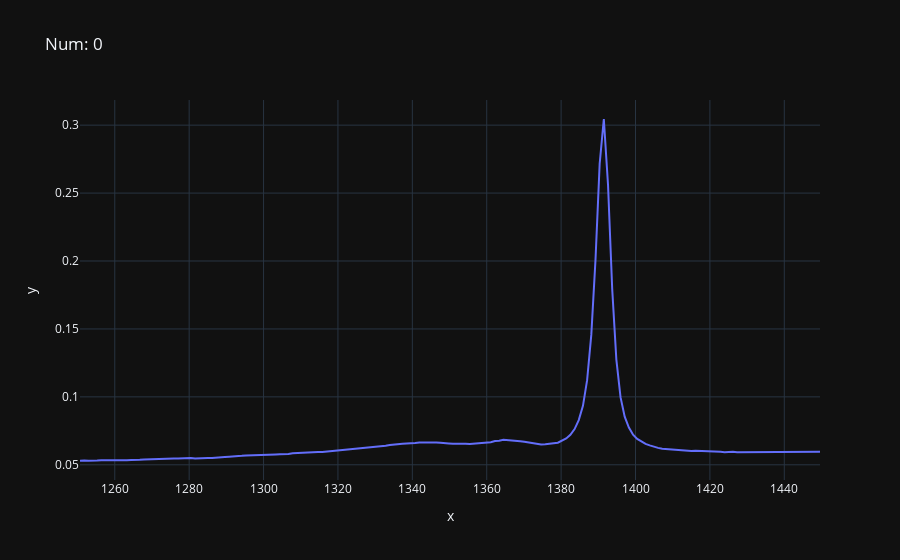
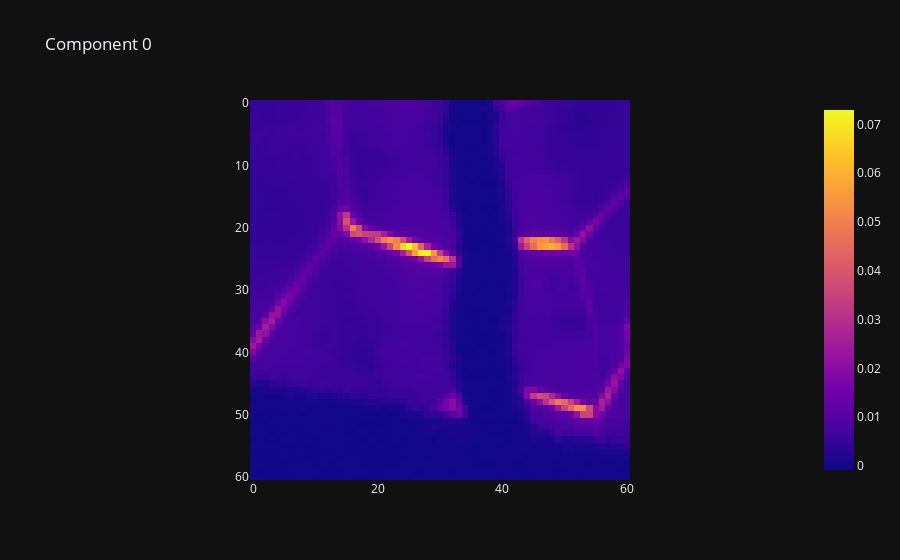
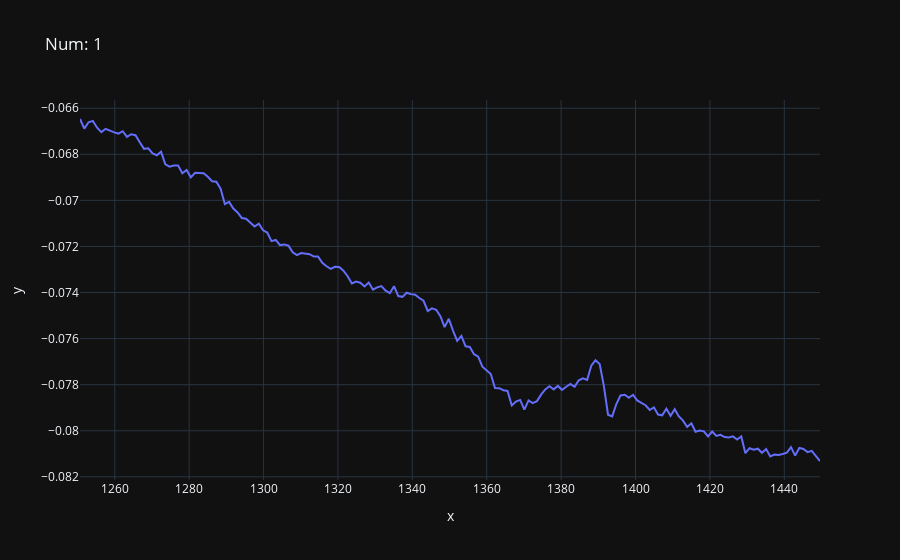
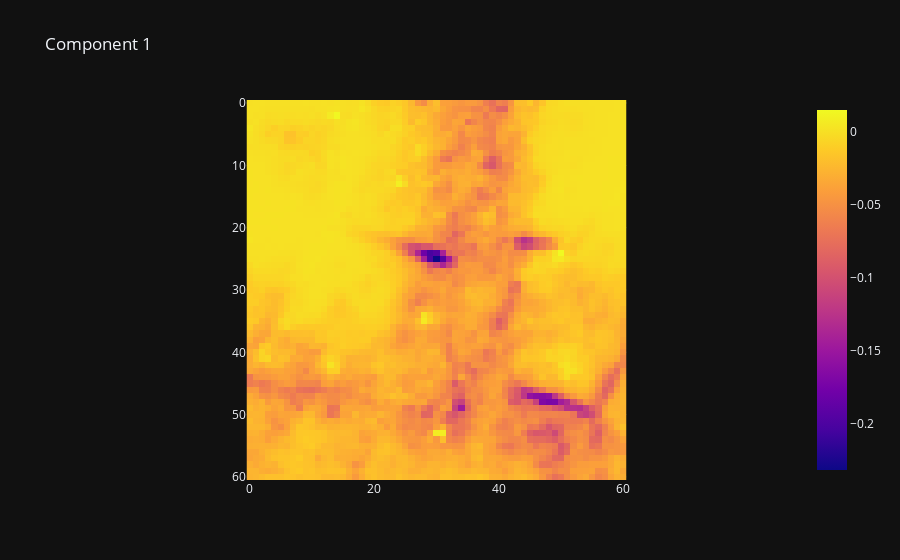

The notebook cell saved with these charts, in order:
### Code cell
map.refit_vectors = 4

map.refit_matrices = []
map.addRefitMatrix(np.array([
    [1, 1, 0, 0],
    [0, 1, 0, 0],
    [0, 0, 1, 0],
    [0, 0, 0, 1],
]), True)

map.addRefitMatrix(np.array([
    [1, 0, 0, 0],
    [-0.17, 1, 0, 0],
    [0, 0, 1, 0],
    [0, 0, 0, 1],
]), True)

map.addRefitMatrix(np.array([
    [1, 0, 0, 0],
    [0, 1, 0, 0],
    [0.4, 0, 1, -7],
    [0, 0, 0, 1],
]), True)

map.addRefitMatrix(np.array([
    [1, 0, 0, 0],
    [0, 1, 0, 0],
    [0, 0, 1, 0],
    [0, 0, 0, 1],
]), True)

map.plotBaseVector(0, True, True).show()
map.plotComponent(0, True).show()
map.plotBaseVector(1, True, True).show()
map.plotComponent(1, True).show()
map.plotBaseVector(2, True, True).show()
map.plotComponent(2, True).show()
map.plotBaseVector(3, True, True).show()
map.plotComponent(3, True).show()

# map.plotComponent(0, True).show()

### Figure 1 — Plotly figure (JSON) as saved in the notebook; plotly's stock layout.template omitted (floating-point values rounded to 4 significant figures; data arrays with more than 128 entries replaced by an {"elided": "..."} marker saying what was removed)
{"data": [{"hovertemplate": "x=%{x}<br>y=%{y}<extra></extra>", "legendgroup": "", "line": {"color": "#636efa", "dash": "solid"}, "marker": {"symbol": "circle"}, "mode": "lines", "name": "", "orientation": "v", "showlegend": false, "x": {"elided": "177 float values"}, "xaxis": "x", "y": {"elided": "177 float values"}, "yaxis": "y", "type": "scatter"}], "layout": {"xaxis": {"anchor": "y", "domain": [0.0, 1.0], "title": {"text": "x"}}, "yaxis": {"anchor": "x", "domain": [0.0, 1.0], "title": {"text": "y"}}, "legend": {"tracegroupgap": 0}, "title": {"text": "Num: 0"}}}

### Figure 2 — Plotly figure (JSON) as saved in the notebook; plotly's stock layout.template omitted (floating-point values rounded to 4 significant figures; data arrays with more than 128 entries replaced by an {"elided": "..."} marker saying what was removed)
{"data": [{"coloraxis": "coloraxis", "name": "0", "z": {"elided": "61x61 float values"}, "type": "heatmap", "xaxis": "x", "yaxis": "y", "hovertemplate": "x: %{x}<br>y: %{y}<br>color: %{z}<extra></extra>"}], "layout": {"xaxis": {"anchor": "y", "domain": [0.0, 1.0], "scaleanchor": "y", "constrain": "domain"}, "yaxis": {"anchor": "x", "domain": [0.0, 1.0], "autorange": "reversed", "constrain": "domain"}, "coloraxis": {"colorscale": [[0.0, "#0d0887"], [0.1111, "#46039f"], [0.2222, "#7201a8"], [0.3333, "#9c179e"], [0.4444, "#bd3786"], [0.5556, "#d8576b"], [0.6667, "#ed7953"], [0.7778, "#fb9f3a"], [0.8889, "#fdca26"], [1.0, "#f0f921"]]}, "title": {"text": "Component 0"}}}

### Figure 3 — Plotly figure (JSON) as saved in the notebook; plotly's stock layout.template omitted (floating-point values rounded to 4 significant figures; data arrays with more than 128 entries replaced by an {"elided": "..."} marker saying what was removed)
{"data": [{"hovertemplate": "x=%{x}<br>y=%{y}<extra></extra>", "legendgroup": "", "line": {"color": "#636efa", "dash": "solid"}, "marker": {"symbol": "circle"}, "mode": "lines", "name": "", "orientation": "v", "showlegend": false, "x": {"elided": "177 float values"}, "xaxis": "x", "y": {"elided": "177 float values"}, "yaxis": "y", "type": "scatter"}], "layout": {"xaxis": {"anchor": "y", "domain": [0.0, 1.0], "title": {"text": "x"}}, "yaxis": {"anchor": "x", "domain": [0.0, 1.0], "title": {"text": "y"}}, "legend": {"tracegroupgap": 0}, "title": {"text": "Num: 1"}}}

### Figure 4 — Plotly figure (JSON) as saved in the notebook; plotly's stock layout.template omitted (floating-point values rounded to 4 significant figures; data arrays with more than 128 entries replaced by an {"elided": "..."} marker saying what was removed)
{"data": [{"coloraxis": "coloraxis", "name": "0", "z": {"elided": "61x61 float values"}, "type": "heatmap", "xaxis": "x", "yaxis": "y", "hovertemplate": "x: %{x}<br>y: %{y}<br>color: %{z}<extra></extra>"}], "layout": {"xaxis": {"anchor": "y", "domain": [0.0, 1.0], "scaleanchor": "y", "constrain": "domain"}, "yaxis": {"anchor": "x", "domain": [0.0, 1.0], "autorange": "reversed", "constrain": "domain"}, "coloraxis": {"colorscale": [[0.0, "#0d0887"], [0.1111, "#46039f"], [0.2222, "#7201a8"], [0.3333, "#9c179e"], [0.4444, "#bd3786"], [0.5556, "#d8576b"], [0.6667, "#ed7953"], [0.7778, "#fb9f3a"], [0.8889, "#fdca26"], [1.0, "#f0f921"]]}, "title": {"text": "Component 1"}}}
